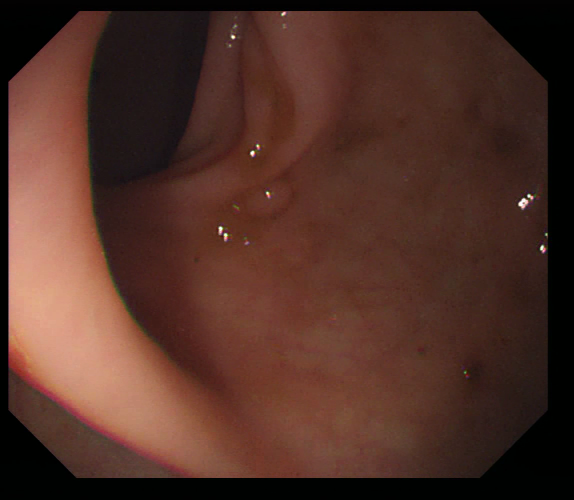
//> input picture testCanny/testCanny/1.tiff, 574 x 500 px
$ ./testCanny   (built with g++ and OpenCV 4)
//> lines starting //> are read from the running program, lines starting //| are printed output that depends on the picture; after the words box and inside, x2 and y2 are one past the last pixel; in counts of white or black regions, pixels touching at a corner belong together
### testCanny/testCanny/stdafx.h
// stdafx.h : 标准系统包含文件的包含文件，
// 或是经常使用但不常更改的
// 特定于项目的包含文件
//

#pragma once

#include "targetver.h"

#include <stdio.h>
#include <tchar.h>


// TODO:  在此处引用程序需要的其他头文件
#include <iostream>
#include <opencv2/core.hpp>
#include <opencv2/highgui.hpp>
#include <opencv2/imgproc.hpp>
#include <opencv2/imgcodecs.hpp>


using namespace std;
using namespace cv;

### testCanny/testCanny/testCanny.cpp
// testCanny.cpp : 定义控制台应用程序的入口点。
//

#include "stdafx.h"


int main()
{
	Mat matSrc = imread("1.tiff", IMREAD_UNCHANGED);
//> matSrc is the input picture: 500 rows x 574 cols, CV_8UC3; mean B, G, R 39, 48.7, 81.2
	Mat matresizeSrc, matSrcgray;
	Mat matDst1 = matSrc.clone();
	Mat matDst2, matDst3;


	if (matSrc.empty())
	{
		exit(-1);
	}

	cvtColor(matSrc, matSrcgray, COLOR_BGR2GRAY);
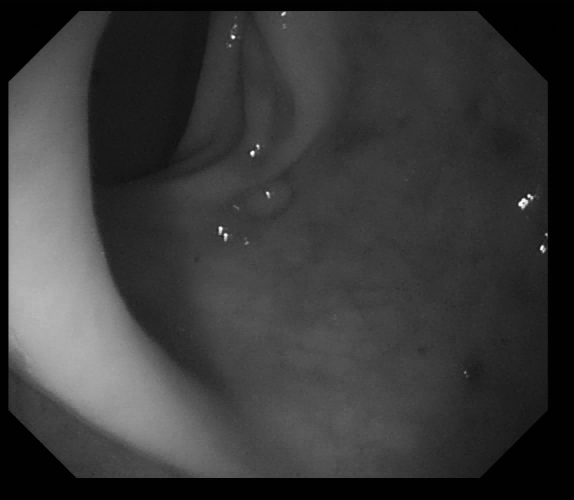
//> matSrcgray: 500 rows x 574 cols, CV_8UC1; min 0, max 254, mean 57.3

	threshold(matSrcgray, matDst3, 200, 255, 0);
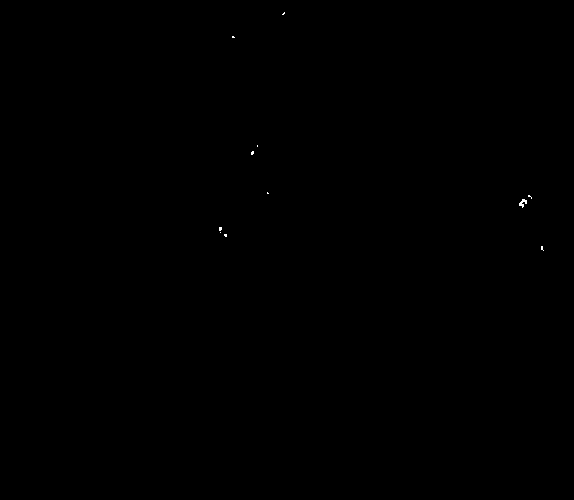
//> matDst3: 500 rows x 574 cols, CV_8UC1; 0.03% white in thin lines or dots, all inside (x1, y1, x2, y2) = (219, 12, 544, 251)

	blur(matSrcgray, matSrcgray, Size(3, 3));

	Canny(matSrcgray, matDst1, 70, 140, 3);
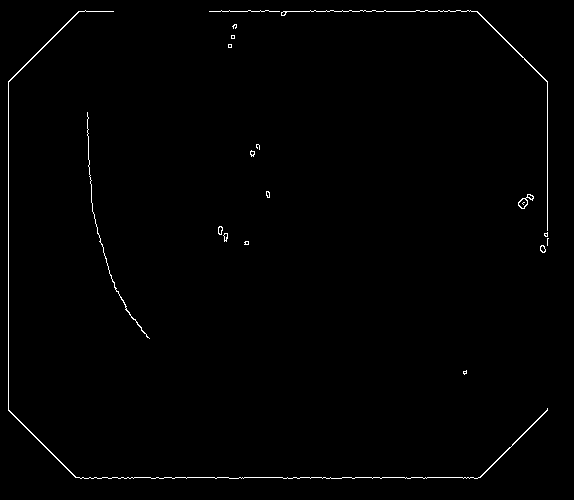
//> matDst1: 500 rows x 574 cols, CV_8UC1; 0.79% white in thin lines or dots, all inside (x1, y1, x2, y2) = (8, 10, 549, 479)

	// [11 lines of commented-out code are left out]

    cvtColor(matDst1, matDst1, CV_GRAY2BGR); //将一通道的转化为二通道
	//cvtColor(matDst2, matDst2, CV_GRAY2BGR);

	//addWeighted(matresizeSrc, 1.0, matDst1, 1.0, 0.0, matDst3);
	//addWeighted(matresizeSrc, 1.0, matDst2, 1.0, 0.0, matDst4);


	matDst2 = 1.0 * matSrc + 1.0 * matDst1;


	// [6 lines of commented-out code are left out]


	namedWindow("colon");
	namedWindow("colon2");
	namedWindow("colon3");


	moveWindow("colon", 0, 0);
	moveWindow("colon2", matDst2.cols, 0);
	moveWindow("colon3", matDst2.cols*2, 0);

	//cout << dStartTime<< endl;

	imshow("colon", matSrc);
	imshow("colon2", matDst3);
	imshow("colon3", matDst2);


	waitKey(-1);
	/*system("pause");*/
    return 0;
}
//--------------------------------融合函数----------------------------------

// [50 lines left out: functions addpictuer, bold, not called in this run]
